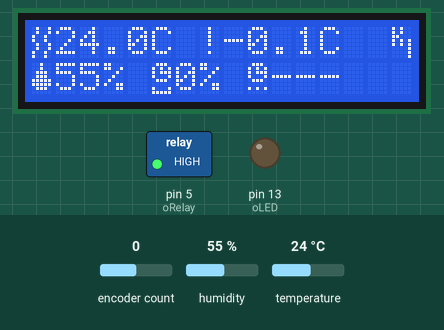
Recording of a sketch running on a simulated Arduino Uno, built with avr-gcc and run on an emulated ATmega328P. On the bench: 16×2 character LCD, switched loads named in the sketch (green lamp = pin HIGH), output pins drawn as LEDs (lit = HIGH). The test bench sets the inputs (shaded band); at power-on: encoder count 0, humidity 55 %, temperature 24 °C. EEPROM starts erased; what the sketch prints to the serial monitor is not drawn.

Above: at 3.3 s.
3.4 s: encoder count set to 1
At 4.3 s:
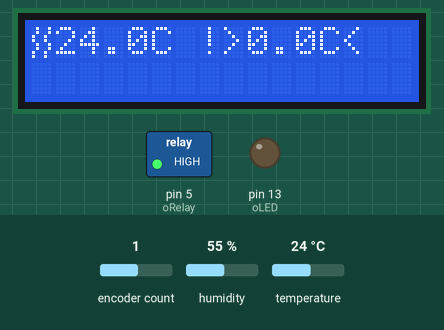
7.4 s: humidity set to 22 %
At 10.8 s:
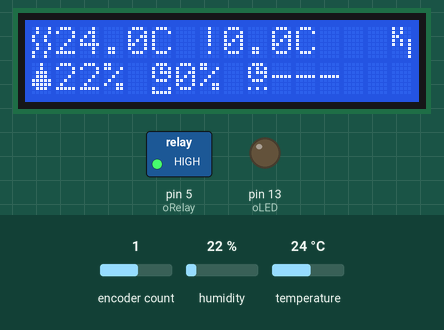
11.1 s: temperature set to 12 °C
At 13.8 s:
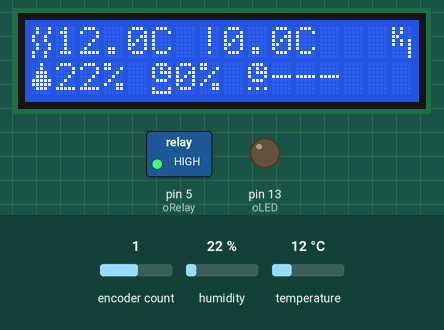
14.1 s: encoder count set to 2
At 16.1 s:
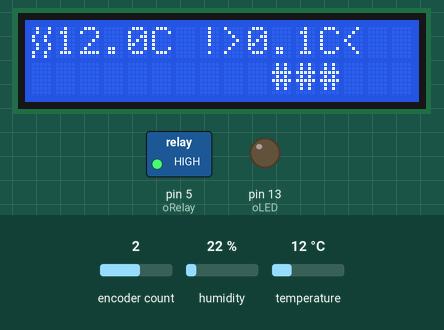
16.7 s: humidity set to 40 %
At 18.3 s:
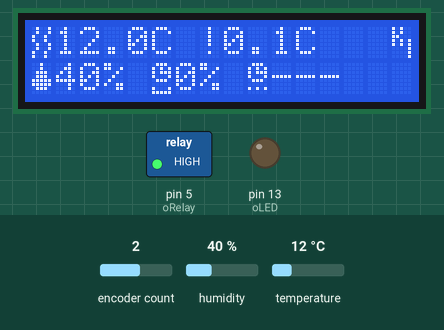
18.7 s: encoder count set to 3
At 21.5 s:
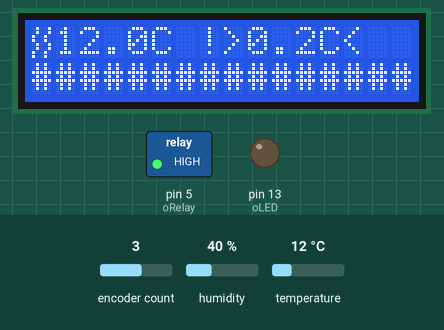
Timing chart, 0 to 22.3 s (numbered marks = the images above; inputs shaded):
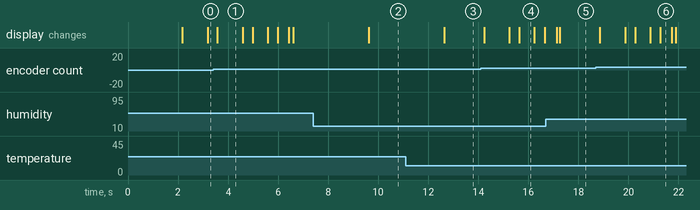

The sketch:

KamraHeater.ino
```cpp
/* Written by Benedek Fodor in 2019-2020
   For controlling the heater system in the chamber; as part of the KÚTKLÍMA/FodorHome System

   ERRORS:
   0: DHT error
   1: Temperature error
   2: Humidity error

   Versions:
   0.0: First test version
   0.1: Implementing EEPROM
   0.2: Show version on startup. Only toggle one pin (changed relay module).
   1.0: Broken button: implemented automatic temperature set mode with timeout.
   1.1: Sleep functionality
   1.2: Display heater on percentage during last hour, new icons on screen
   1.3: Display how long ago was the heater last on
   1.4: Fix time display bug, add days to display
*/

#define RelayON LOW
#define RelayOFF HIGH

const String softwareVersion = "v1.4";

#include <EEPROM.h>

const int setTempA = 30;

#include <Encoder.h>
Encoder setTempEnc(3, 2);

#include <Wire.h>
#include <LiquidCrystal_I2C.h>
LiquidCrystal_I2C lcd(0x3F, 16, 2);

#include <DHT.h>
const int dhtPin = 8;
DHT dht(dhtPin, DHT11);

unsigned long lastSet;
int setTimeoutStep = 0;

const int oLED = 13;
const int oRelay = 5;

int UImode; //1: Normal screen; 2: Set temperature; 3: Display error code
int setTemp = 0; //Stores temperature 10X - So 12.3C is 123.

int error = 0; //0 means no error. When non-0, most functions halt, and error is displayed.

unsigned long lastOnCheck;
const unsigned long onCheckFreq = 60000;

unsigned long lastOn = 0;
bool millisOverflow = false;
int lastOnUnit = 0;
int lastOnValue = 0;
#define NoValue 0
#define Seconds 1
#define Minutes 2
#define Hours 3
#define Days 4
#define MaxValue 5

unsigned long lastDhtRead = 0;
const int dhtReadFreq = 3000;

unsigned long lastUI;
const int UIfreq = 200;

const unsigned long sleepTimeout = 600000; //10 min
bool isSleep = false;

int nowTemp;
int nowHum;

bool heat = false;

void setup() {
  Serial.begin(9600);
  Serial.println(softwareVersion);

  lcd.init();
  dht.begin();

  lcd.backlight();
  lcd.setCursor(0, 0);
  lcd.print("Inditas... ");
  lcd.print(softwareVersion);
  lcd.setCursor(0, 1);
  lcd.print("FodorHOME>>Kamra");
  createChars();

  pinMode(oLED, OUTPUT);
  pinMode(oRelay, OUTPUT);
  digitalWrite(oRelay, HIGH);

  EEPROM.get(setTempA, setTemp);
  setTempEnc.write(setTemp * 4);
  if (setTemp == 0) UImode = 2;
  else UImode = 1;

  delay(2000);
  lcd.clear();
}

void loop() {
  if (millis() - lastSet > sleepTimeout) {
    isSleep = true;
    lcd.clear();
    lcd.noBacklight();
  }

  doSetTimer();
  // Encoder
  long NsetTemp = setTempEnc.read() / 4;
  if (NsetTemp != setTemp) {
    lastSet = millis();

    if (isSleep) {
      lcd.backlight();
      isSleep = false;
      doUI;
      delay(1500);
      setTempEnc.write(setTemp * 4);
      return;
    }
    setTemp = NsetTemp;


    error = 0;
    UImode = 2;
    if (UImode != 2) lcd.clear();

    doUI();
    return;//Update screen fasterrr
  }
  // \Encoder

  //DHT
  if (UImode == 1 && millis() - lastDhtRead > dhtReadFreq) {
    lastDhtRead = millis();

    float T = dht.readTemperature();
    float H = dht.readHumidity();
    if (isnan(T)) error = 1;
    if (isnan(H)) error = 2;
    if (isnan(T) && isnan(H)) error = 0;
    T *= 10;
    nowTemp = T;
    H *= 10;
    nowHum = H;

    doHeat();
  }

  if (millis() - lastOnCheck > onCheckFreq) {
    lastOnCheck = millis();
    updateOnPercentage();
  }

  doOutput();

  doUI();
}

static int tempTreshold = 5; //In C, *10 (so 15 = 1.5C)

void doHeat() {
  if (nowTemp < setTemp) {
    heat = true;
  }
  else if (nowTemp > setTemp + tempTreshold) heat = false;
}

void doOutput() {
  if (heat) {
    digitalWrite(oLED, HIGH);
    digitalWrite(oRelay, RelayON);

    lastOn = millis();
    millisOverflow = false;
  }
  else {
    digitalWrite(oLED, LOW);
    digitalWrite(oRelay, RelayOFF);
  }
}

void doUI() {
  if (isSleep) return;

  if (millis() - lastUI > UIfreq) {
    lastUI = millis();
  } else return;

  if (error) UImode = 3;

  float printTemp = nowTemp;
  printTemp /= 10;
  float printSetTemp = setTemp;
  printSetTemp /= 10;
  float printHum = nowHum;
  printHum /= 10;
  if (printHum == 100) printHum = 99; //To make last row fit on screen

  switch (UImode) {
    case 1: //normal
      lcd.setCursor(0, 0);
      lcd.write(0);
      lcd.print(printTemp, 1);
      lcd.print("C  ");
      lcd.setCursor(7, 0);
      lcd.print("!");
      lcd.print(printSetTemp, 1);
      lcd.print("C  ");
      lcd.setCursor(15, 0);
      lcd.write(heat ? 3 : 4);

      lcd.setCursor(0, 1);
      lcd.write(2);
      lcd.print(printHum, 0);
      lcd.print("%");

      updateLastOnDisplay();
      lcd.setCursor(5, 1);
      lcd.write(5);
      lcd.print(getOnPercentage());
      lcd.print("% ");
      lcd.write(6);
      switch (lastOnUnit) {
        case NoValue:
          lcd.print("---");
          break;
        case Seconds:
          lcd.print(lastOnValue);
          lcd.print("s  ");
          break;
        case Minutes:
          lcd.print(lastOnValue);
          lcd.print("m  ");
          break;
        case Hours:
          lcd.print(lastOnValue);
          lcd.print("h  ");
          break;
        case Days:
          lcd.print(lastOnValue);
          lcd.print("d  ");
          break;
        case MaxValue:
          lcd.print("50+d ");
          break;
      }
      break;

    case 2: //set
      lcd.setCursor(8, 0);
      lcd.print(">");
      lcd.print(printSetTemp, 1);
      lcd.print("C<  ");

      lcd.setCursor(0, 1);
      switch (setTimeoutStep) {
        case 0:
          lcd.print("                ");
          break;
        case 1:
          lcd.print("           #    ");
          break;
        case 2:
          lcd.print("          ###   ");
          break;
        case 3:
          lcd.print("       #########");
          break;
        case 4:
          lcd.print("################");
          break;
      }
      break;

    case 3: //error
      lcd.setCursor(0, 0);
      lcd.print("HIBA!  Kod:     ");
      lcd.setCursor(11, 0);
      lcd.print(error);

      lcd.setCursor(0, 1);
      lcd.print("          OK: <>");
      break;

  }
}

void doSetTimer() {
  if (error || (UImode != 2)) return;

  unsigned long lastSetAgo = millis() - lastSet;

  if (lastSetAgo < 10) setTimeoutStep = -1; //don't overwrite the bottom row every tick
  else if (lastSetAgo < 1000) setTimeoutStep = 0;
  else if (lastSetAgo < 1500) setTimeoutStep = 1;
  else if (lastSetAgo < 2000) setTimeoutStep = 2;
  else if (lastSetAgo < 2500) setTimeoutStep = 3;
  else if (lastSetAgo < 3000) setTimeoutStep = 4;
  else {
    EEPROM.put(setTempA, setTemp);

    UImode = 1;
    lcd.clear();
    doUI();
  }
}
```

statistics.ino
```cpp
/*
 * PSEUDO
 * Have an index
 * Have a 60 long array
 * When new value comes in, write it in the next array cell
 * If we're on the end of the array, jump back to the beginning
 */

bool lastHour[60];
int lastHourIndex = 0;

void updateOnPercentage() {
  lastHour[lastHourIndex] = !digitalRead(oRelay);
  lastHourIndex++;
  if (lastHourIndex >= 60) {
    lastHourIndex = 0;
  }
}

/*
 * PSEUDO
 * Loop trough the on-array, get how much of values are "true"
 * Divide by 60, multiply by 100
 */

int getOnPercentage() {
  float sumLastHour = 0;

  for (int i = 0; i <= 59; i++) {
    sumLastHour += lastHour[i];
  }
  float percentage = (sumLastHour / 60) * 100;
  return percentage;
}

/*
 * PSEUDO
 * Get millisecond difference
 * If never or less than 100 ms, show --
 * If less than a minute, show seconds
 * If less than an hour, show minutes
 * Else show hours, at max two digits.
 */

void updateLastOnDisplay() {
  if (millisOverflow) return;

  unsigned long difference = millis() - lastOn;

  if ((lastOn == 0) || (difference < 1000)) {
    lastOnUnit = NoValue;
  }
  else if (difference < 60000) {
    lastOnUnit = Seconds;
    lastOnValue = difference / 1000;
  }
  else if (difference < 3600000) {
    lastOnUnit = Minutes;
    lastOnValue = difference / 60000;
  }
  else if (difference < 604800000) { //Only switch to showing days after a week
    lastOnUnit = Hours;
    lastOnValue = difference / 3600000;
  }
  else if (difference < 4294966000) {
    lastOnUnit = Days;
    lastOnValue = difference / 86400000;
  }
  else {
    lastOnUnit = MaxValue;
    millisOverflow = true;
  }
}
```

lcdChars.ino
```cpp
byte temperature[] = {
  B01001,
  B01001,
  B10010,
  B10010,
  B01001,
  B01001,
  B10010,
  B10010
};

byte droplet[] = {
  B00100,
  B00100,
  B01110,
  B01110,
  B11111,
  B11111,
  B01110,
  B00000
};

byte onIcon[] = {
  B11100,
  B10010,
  B11100,
  B10011,
  B11100,
  B00111,
  B00100,
  B00111
};

byte offIcon[] = {
  B10100,
  B10100,
  B11000,
  B10101,
  B10101,
  B00001,
  B00001,
  B00001
};

byte lastHourIcon[] = {
  B01110,
  B10101,
  B10111,
  B10001,
  B01110,
  B00000,
  B10001,
  B11111
};

byte lastOnIcon[] = {
  B01110,
  B10101,
  B10111,
  B10001,
  B01110,
  B00000,
  B10101,
  B00000
};


void createChars() {
  lcd.createChar(0, temperature);
  lcd.createChar(2, droplet);
  lcd.createChar(3, onIcon);
  lcd.createChar(4, offIcon);
  lcd.createChar(5, lastHourIcon);
  lcd.createChar(6, lastOnIcon);
}
```

Measured:
- after the input at 3.4 s, the display: changes after 0.17 s (image 1)
- after the input at 7.4 s, the display: changes after 2.2 s (image 2)
- after the input at 11.1 s, the display: changes after 1.5 s (image 3)
- after the input at 14.1 s, the display: first changes after 0.13 s (image 4 shows a later state)
- after the input at 18.7 s, the display: first changes after 0.16 s (image 6 shows a later state)
- what the display in image 1 shows lasts 1.0 s, from 3.6 s to 4.6 s
- what the display in image 4 shows lasts 0.6 s, from 15.6 s to 16.2 s
